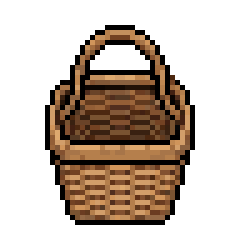
#> input picture Images/signs/basket.png, 48 x 48 px (shown 5 times larger); its folder holds 4 pictures in this run
$ python trim_icons.py
#> lines starting #> are read from the running program, lines starting #| are printed output that depends on the picture
### Images/scripts/trim.py
import sys
from PIL import Image


def trim(path):
#> called with path = 'Images/signs/basket.png'
    im = Image.open(path).convert("RGBA")
#> im is the input picture: PIL image 48x48 RGBA; mean R, G, B, A 41.5, 28.1, 17.2, 98.6
    bbox = im.getchannel("A").getbbox()
#> bbox = (9, 5, 39, 45)
    if bbox is None:
        print(f"skip (fully transparent) -> {path}")
        return
    out_path = path.replace("_raw.png", "_trimmed.png")
    im.crop(bbox).save(out_path)
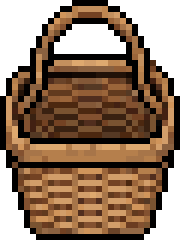
#> saved as basket.png: PIL image 30x40 RGBA (shown 6 times larger); mean R, G, B, A 79.6, 54, 33, 189.3; transparent parts drawn white
    print(f"{path} {im.size} -> {out_path} {im.crop(bbox).size}")
#| Images/signs/basket.png (48, 48) -> Images/signs/basket.png (30, 40)


# [3 lines that do not run on import are left out]

### Images/signs/trim_icons.py
import sys
from pathlib import Path

sys.path.insert(0, str(Path(__file__).parent.parent / "scripts"))
import trim

HERE = Path(__file__).parent

files = sorted(HERE.glob("./*.png"))

for f in files:
    trim.trim(str(f))
